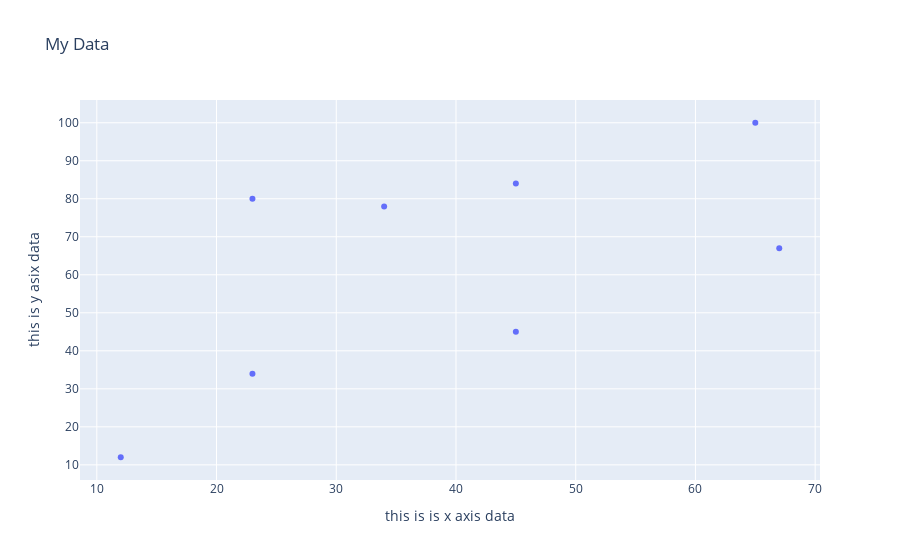

The notebook cell this image was saved under:
### Code cell
fig = go.Figure(
    data = go.Scatter(x = x, y = y, mode = "markers"),
)

fig.update_layout(
    title = "My Data", 
    xaxis_title = "this is is x axis data", 
    yaxis_title = "this is y asix data"
)

### Figure 1 — Plotly figure (JSON) as saved in the notebook; plotly's stock layout.template omitted (floating-point values rounded to 4 significant figures)
{"data": [{"mode": "markers", "type": "scatter", "x": [12, 23, 45, 67, 34, 23, 45, 65], "y": [12, 34, 45, 67, 78, 80, 84, 100]}], "layout": {"autosize": true, "title": {"text": "My Data"}, "xaxis": {"autorange": true, "range": [8.606, 70.39], "title": {"text": "this is is x axis data"}, "type": "linear"}, "yaxis": {"autorange": true, "range": [4.738, 107.3], "title": {"text": "this is y asix data"}, "type": "linear"}}}
